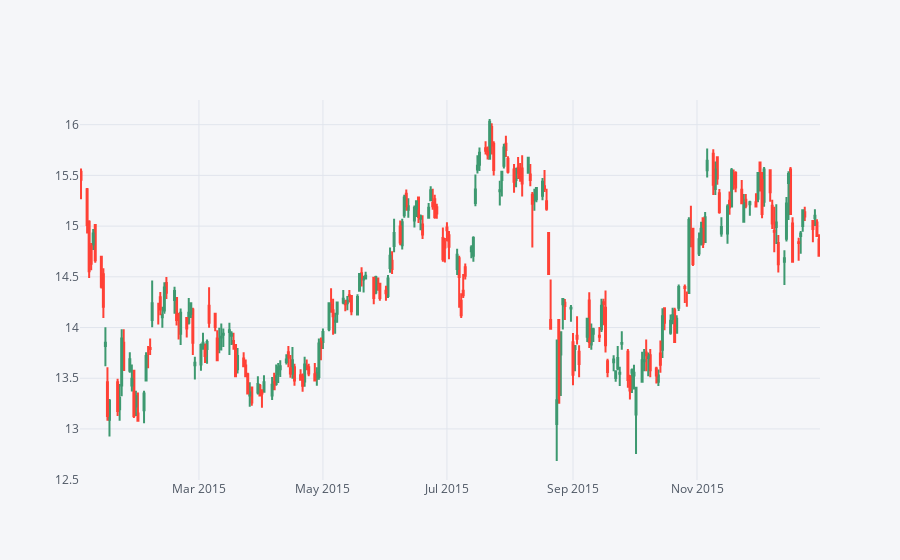

The cell this chart's notebook holds for it:
### Code cell
BAC[['Open', 'High', 'Low', 'Close']].loc['2015-01-01':'2016-01-01'].iplot(kind='candle')

### Figure 1 — Plotly figure (JSON) as saved in the notebook; plotly's stock layout.template omitted (floating-point values rounded to 4 significant figures; data arrays with more than 128 entries replaced by an {"elided": "..."} marker saying what was removed)
{"data": [{"close": {"elided": "252 float values"}, "high": {"elided": "252 float values"}, "low": {"elided": "252 float values"}, "open": {"elided": "252 float values"}, "showlegend": false, "type": "candlestick", "x": {"elided": "252 str values"}, "yaxis": "y2"}], "layout": {"legend": {"bgcolor": "#F5F6F9", "font": {"color": "#4D5663"}}, "paper_bgcolor": "#F5F6F9", "plot_bgcolor": "#F5F6F9", "title": {"font": {"color": "#4D5663"}}, "xaxis": {"gridcolor": "#E1E5ED", "rangeslider": {"visible": false}, "showgrid": true, "tickfont": {"color": "#4D5663"}, "title": {"font": {"color": "#4D5663"}, "text": ""}, "zerolinecolor": "#E1E5ED"}, "yaxis": {"gridcolor": "#E1E5ED", "showgrid": true, "showticklabels": false, "tickfont": {"color": "#4D5663"}, "title": {"font": {"color": "#4D5663"}, "text": ""}, "zerolinecolor": "#E1E5ED"}, "yaxis2": {"gridcolor": "#E1E5ED", "showgrid": true, "tickfont": {"color": "#4D5663"}, "title": {"font": {"color": "#4D5663"}, "text": ""}, "zerolinecolor": "#E1E5ED"}}}
